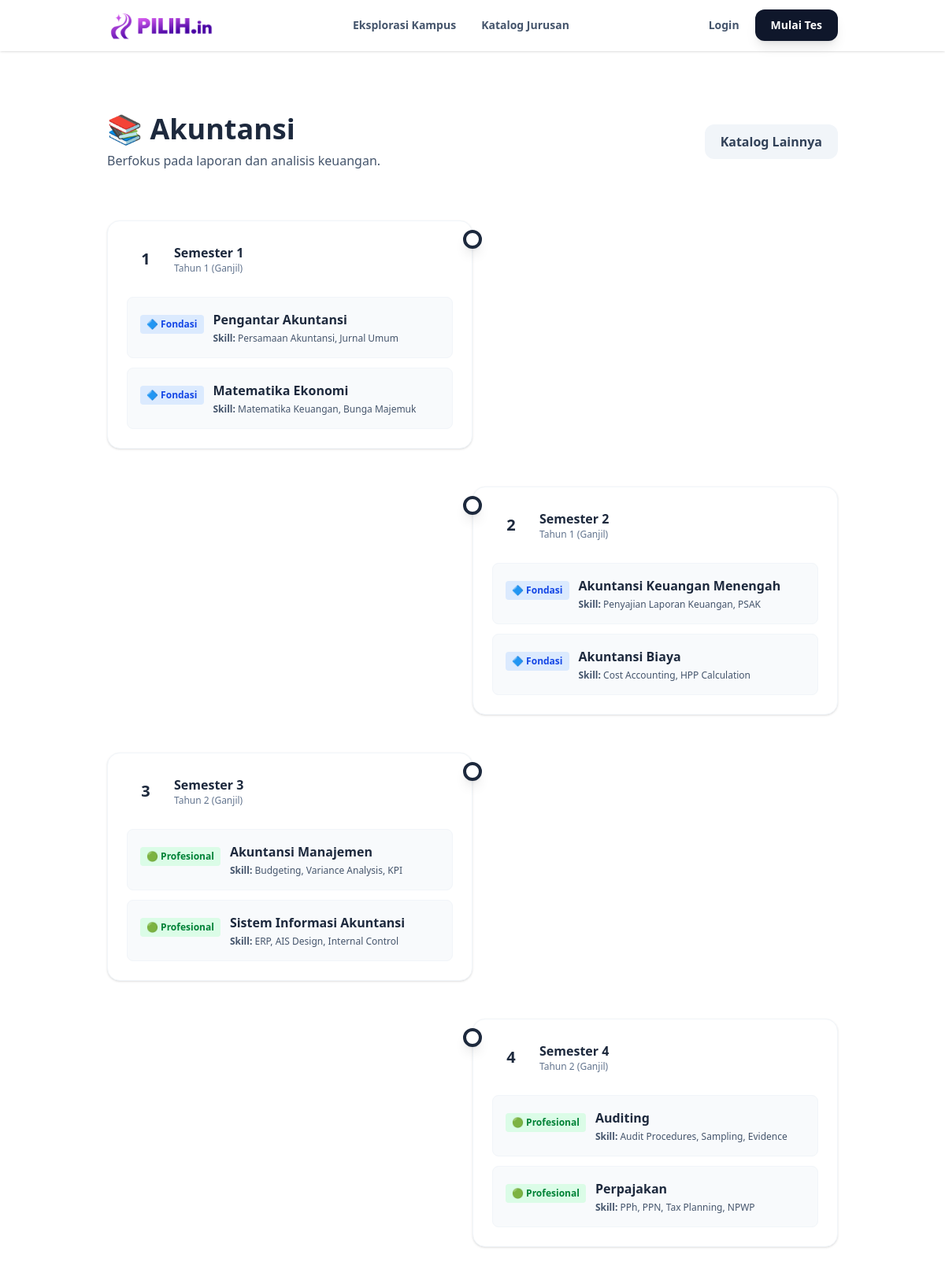
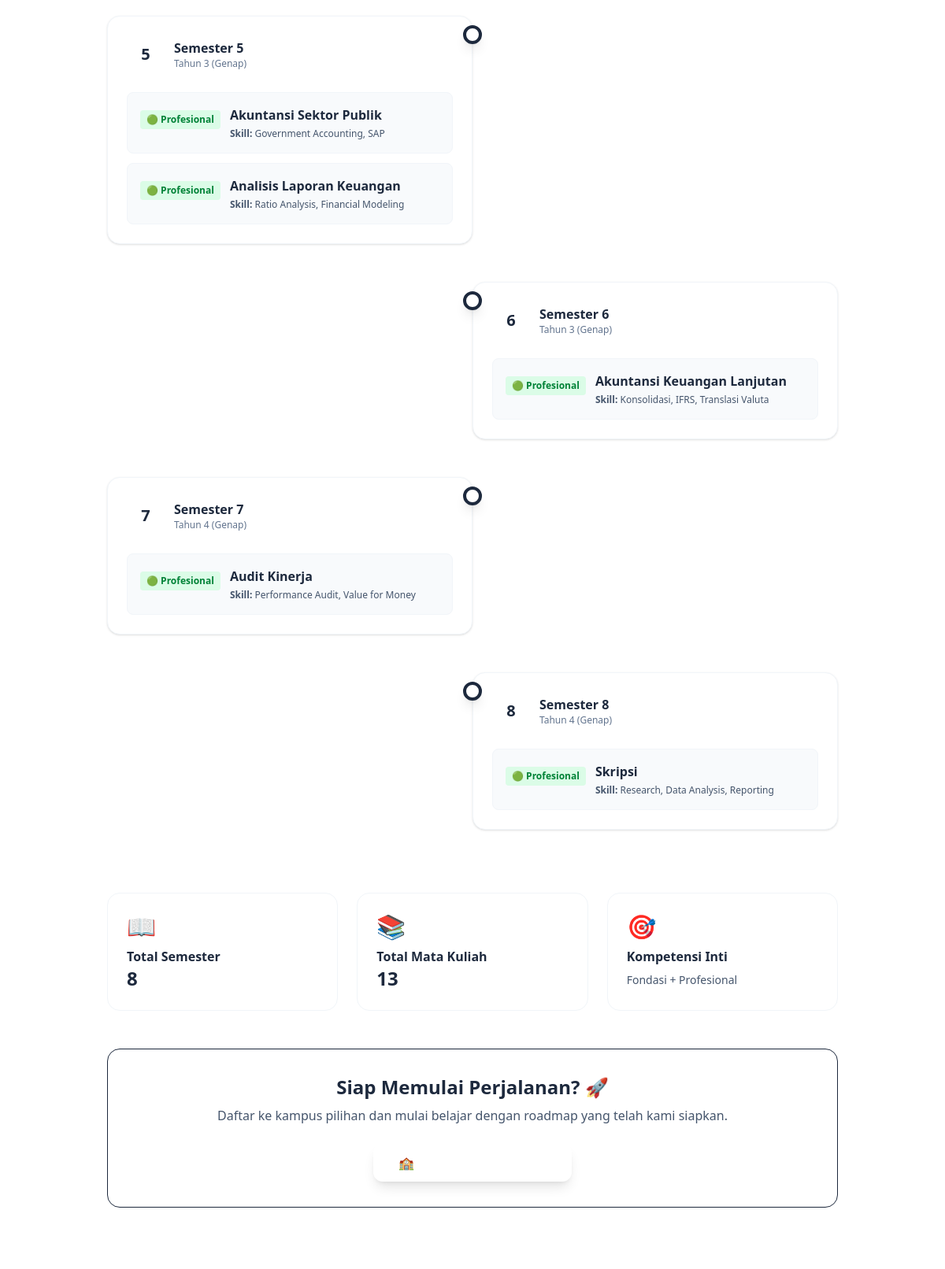
Page /roadmap.php?id_jurusan=10 (upper part) on the committed database (2 pictures, top to bottom).
### tables this page shows
CREATE TABLE `jurusan` (
  `id_jurusan` int(11) NOT NULL,
  `nama_jurusan` varchar(100) NOT NULL,
  `deskripsi_singkat` text NOT NULL,
  `kategori_relevan` varchar(50) NOT NULL,
  `prospek_karir` text DEFAULT NULL,
  `gambar_url` varchar(255) DEFAULT NULL
);

CREATE TABLE `roadmap` (
  `id_roadmap` int(11) NOT NULL,
  `id_jurusan` int(11) NOT NULL,
  `semester` int(11) NOT NULL,
  `nama_matkul` varchar(100) NOT NULL,
  `kategori_matkul` enum('Fondasi','Profesional') NOT NULL,
  `skill_didapat` varchar(255) DEFAULT NULL
);

### roadmap.php (the view, shortened to what this page needs)
<?php
require_once 'database/koneksi.php';
$id_jurusan = isset($_GET['id_jurusan']) ? (int)$_GET['id_jurusan'] : 0;
$jurusan = null;
$roadmap_data = [];
if ($id_jurusan !== 0) {
    $q_jurusan = mysqli_query($koneksi, "SELECT * FROM jurusan WHERE id_jurusan = $id_jurusan");
    if(mysqli_num_rows($q_jurusan) > 0) {
        $jurusan = mysqli_fetch_assoc($q_jurusan);
        $q_roadmap = mysqli_query($koneksi, "SELECT * FROM roadmap WHERE id_jurusan = $id_jurusan ORDER BY semester ASC, kategori_matkul ASC");
        while ($row = mysqli_fetch_assoc($q_roadmap)) {
            $semester = $row['semester'];
            if (!isset($roadmap_data[$semester])) {
                $roadmap_data[$semester] = [];
            }
            $roadmap_data[$semester][] = [
                'nama_matkul' => $row['nama_matkul'],
                'kategori_matkul' => $row['kategori_matkul'],
                'skill_didapat' => $row['skill_didapat']
            ];
        }
    }
}
?>
<!DOCTYPE html>
<html lang="id">
<head>
    <link href="./src/output.css" rel="stylesheet">
</head>
<body class="bg-base font-sans text-slate-800">
    <?php include 'components/navbar.php'; ?>
    <main class="pt-16 pb-20 container mx-auto px-4 lg:px-12">
        <?php if(!$jurusan): ?>
            <div class="bg-white p-12 rounded-3xl shadow-sm border border-slate-100 flex flex-col items-center justify-center text-center gap-4 my-20">
                <div class="text-6xl mb-4">🗺️</div>
                <h1 class="text-3xl font-bold text-slate-800">Roadmap Tidak Tersedia</h1>
                <p class="text-slate-500 max-w-lg mb-4">Kami tidak dapat menemukan roadmap untuk jurusan yang Anda cari. Silakan jelajahi katalog jurusan kami.</p>
                <div class="flex gap-4">
                    <a href="katalog_jurusan.php" class="px-6 py-3 bg-primary text-white font-semibold rounded-full hover:shadow-lg transition">Lihat Katalog Jurusan</a>
                </div>
            </div>
        <?php else: ?>
        <section class="mb-16">
            <div class="flex flex-col md:flex-row items-start md:items-center justify-between mb-4 gap-4">
                <div>
                    <h1 class="text-4xl font-bold text-slate-800 mb-2">📚 <?= htmlspecialchars($jurusan['nama_jurusan']) ?></h1>
                    <p class="text-slate-600"><?= htmlspecialchars($jurusan['deskripsi_singkat']) ?></p>
                </div>
                <a href="katalog_jurusan.php" class="shrink-0 bg-slate-100 hover:bg-slate-200 text-slate-700 px-5 py-2.5 rounded-xl font-semibold transition">Katalog Lainnya</a>
            </div>
        </section>
        <div class="relative mb-20">
            <div class="hidden lg:block absolute left-1/2 transform -translate-x-1/2 w-1 h-full bg-gradient-to-b from-primary to-secondary"></div>
            <div class="space-y-12">
                <?php foreach($roadmap_data as $semester => $matkuls): ?>
                    <div class="relative">
                        <div class="hidden lg:flex absolute left-1/2 transform -translate-x-1/2 -translate-y-1/2 top-6">
                            <div class="w-6 h-6 bg-white border-4 border-primary rounded-full shadow-lg"></div>
                        </div>
                        <div class="lg:w-1/2 <?= $semester % 2 === 0 ? 'lg:ml-auto' : '' ?> bg-white rounded-2xl p-6 shadow-sm border border-slate-100 hover:shadow-md transition">
                            <div class="flex items-center gap-3 mb-6">
                                <div class="bg-primary/10 text-primary font-bold text-xl w-12 h-12 rounded-full flex items-center justify-center flex-shrink-0">
                                    <?= $semester ?>
                                </div>
                                <div>
                                    <h3 class="font-bold text-slate-800">Semester <?= $semester ?></h3>
                                    <p class="text-xs text-slate-500"><?= $semester <= 4 ? 'Tahun ' . ceil($semester/2) . ' (Ganjil)' : 'Tahun ' . ceil($semester/2) . ' (Genap)' ?></p>
                                </div>
                            </div>
                            <div class="space-y-3">
                                <?php foreach($matkuls as $matkul): ?>
                                    <div class="bg-slate-50 p-4 rounded-lg border border-slate-100 hover:border-primary transition">
                                        <div class="flex items-start gap-3">
                                            <div class="flex-shrink-0 mt-1">
                                                <?php if($matkul['kategori_matkul'] === 'Fondasi'): ?>
                                                    <span class="inline-block bg-blue-100 text-blue-700 px-2 py-1 rounded text-xs font-semibold">🔷 Fondasi</span>
                                                <?php else: ?>
                                                    <span class="inline-block bg-green-100 text-green-700 px-2 py-1 rounded text-xs font-semibold">🟢 Profesional</span>
                                                <?php endif; ?>
                                            </div>
                                            <div class="flex-1">
                                                <p class="font-semibold text-slate-800"><?= htmlspecialchars($matkul['nama_matkul']) ?></p>
                                                <p class="text-xs text-slate-600 mt-1">
                                                    <strong>Skill:</strong> <?= htmlspecialchars($matkul['skill_didapat'] ?? 'Skill tidak disebutkan') ?>
                                                </p>
                                            </div>
                                        </div>
                                    </div>
                                <?php endforeach; ?>
                            </div>
                        </div>
                    </div>
                <?php endforeach; ?>
            </div>
        </div>
        <div class="grid grid-cols-1 md:grid-cols-3 gap-6 mb-12">
            <div class="bg-white rounded-2xl p-6 border border-slate-100">
                <div class="text-3xl mb-2">📖</div>
                <p class="font-bold text-slate-800">Total Semester</p>
                <p class="text-2xl text-primary font-bold"><?= count($roadmap_data) ?></p>
            </div>
            <div class="bg-white rounded-2xl p-6 border border-slate-100">
                <div class="text-3xl mb-2">📚</div>
                <p class="font-bold text-slate-800">Total Mata Kuliah</p>
                <p class="text-2xl text-primary font-bold"><?= array_sum(array_map('count', $roadmap_data)) ?></p>
            </div>
            <div class="bg-white rounded-2xl p-6 border border-slate-100">
                <div class="text-3xl mb-2">🎯</div>
                <p class="font-bold text-slate-800">Kompetensi Inti</p>
                <p class="text-sm text-slate-600 mt-2">Fondasi + Profesional</p>
            </div>
        </div>
        <div class="bg-gradient-to-r from-primary/10 to-secondary/10 border border-primary/20 rounded-2xl p-8 text-center">
            <h3 class="text-2xl font-bold text-slate-800 mb-2">Siap Memulai Perjalanan? 🚀</h3>
            <p class="text-slate-600 mb-6">Daftar ke kampus pilihan dan mulai belajar dengan roadmap yang telah kami siapkan.</p>
            <a href="kampus.php" class="inline-block bg-primary text-white font-bold py-3 px-8 rounded-xl hover:opacity-90 transition shadow-lg shadow-primary/30">
                🏫 Cari Kampus Terbaik
            </a>
        </div>
        <?php endif; ?>
    </main>
</body>
</html>

### rows in the picture
jurusan: nama_jurusan "Akuntansi", deskripsi_singkat "Berfokus pada laporan dan analisis keuangan."
roadmap: kategori_matkul "🔷 Fondasi", nama_matkul "Pengantar Akuntansi", skill_didapat "Persamaan Akuntansi, Jurnal Umum"
roadmap: kategori_matkul "🔷 Fondasi", nama_matkul "Matematika Ekonomi", skill_didapat "Matematika Keuangan, Bunga Majemuk"
roadmap: kategori_matkul "🔷 Fondasi", nama_matkul "Akuntansi Keuangan Menengah", skill_didapat "Penyajian Laporan Keuangan, PSAK"
roadmap: kategori_matkul "🔷 Fondasi", nama_matkul "Akuntansi Biaya", skill_didapat "Cost Accounting, HPP Calculation"
roadmap: kategori_matkul "🟢 Profesional", nama_matkul "Akuntansi Manajemen", skill_didapat "Budgeting, Variance Analysis, KPI"
roadmap: kategori_matkul "🟢 Profesional", nama_matkul "Sistem Informasi Akuntansi", skill_didapat "ERP, AIS Design, Internal Control"
roadmap: kategori_matkul "🟢 Profesional", nama_matkul "Auditing", skill_didapat "Audit Procedures, Sampling, Evidence"
roadmap: kategori_matkul "🟢 Profesional", nama_matkul "Perpajakan", skill_didapat "PPh, PPN, Tax Planning, NPWP"
roadmap: kategori_matkul "🟢 Profesional", nama_matkul "Akuntansi Sektor Publik", skill_didapat "Government Accounting, SAP"
roadmap: kategori_matkul "🟢 Profesional", nama_matkul "Analisis Laporan Keuangan", skill_didapat "Ratio Analysis, Financial Modeling"
roadmap: kategori_matkul "🟢 Profesional", nama_matkul "Akuntansi Keuangan Lanjutan", skill_didapat "Konsolidasi, IFRS, Translasi Valuta"
roadmap: kategori_matkul "🟢 Profesional", nama_matkul "Audit Kinerja", skill_didapat "Performance Audit, Value for Money"
roadmap: kategori_matkul "🟢 Profesional", nama_matkul "Skripsi", skill_didapat "Research, Data Analysis, Reporting"

### other values in the picture
$semester "1"
ceil($semester/2) "1"
$semester "2"
$semester "3"
ceil($semester/2) "2"
$semester "4"
$semester "5"
ceil($semester/2) "3"
$semester "6"
$semester "7"
ceil($semester/2) "4"
$semester "8"
count($roadmap_data) "8"
array_sum(array_map('count', $roadmap_data)) "13"
